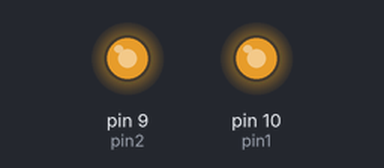
Recording of a sketch running on a simulated Arduino Uno, built with avr-gcc and run on an emulated ATmega328P. Shown: output pins drawn as LEDs (lit = HIGH).

Above: at 0.1 s.
Timing chart, 0 to 1.6 s (numbered marks = the images above):
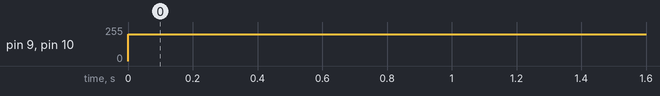

The sketch:

sketch_feb06a.ino
```cpp
int pin1 = 10;
int pin2 = 9;
int val1 = 200;
int val2 = 200;

void setup() {
  // put your setup code here, to run once:
  pinMode(pin1, OUTPUT);
  pinMode(pin2, OUTPUT);
}

void loop() {
  // put your main code here, to run repeatedly:
  analogWrite(pin1, val1);
  analogWrite(pin2, val2);
}
```

Measured:
- by itself, pin 9 (pin2), pin 10 (pin1): 0/255 → 200/255 at 0.00 s
